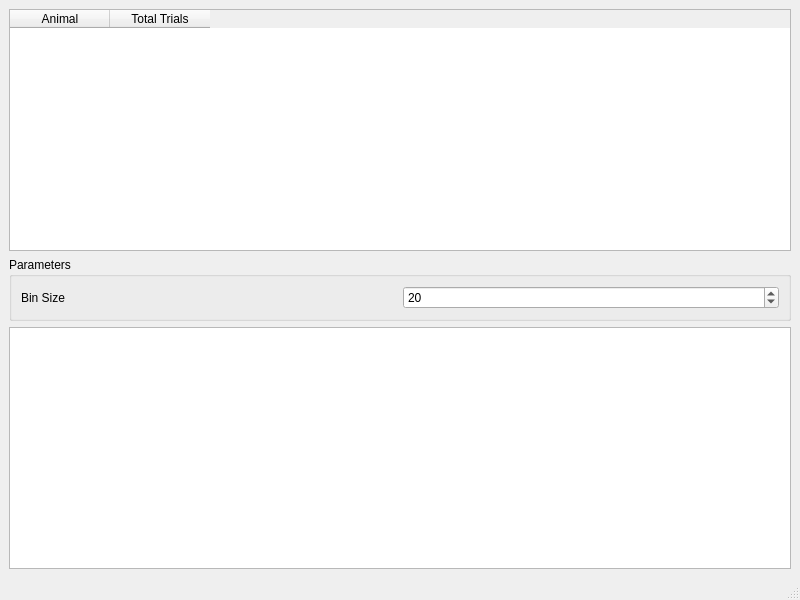
<?xml version="1.0" encoding="UTF-8"?>
<ui version="4.0">
 <class>MainWindow</class>
 <widget class="QMainWindow" name="MainWindow">
  <property name="geometry">
   <rect>
    <x>0</x>
    <y>0</y>
    <width>800</width>
    <height>600</height>
   </rect>
  </property>
  <property name="windowTitle">
   <string>Experiment Analysis</string>
  </property>
  <widget class="QWidget" name="centralwidget">
   <layout class="QGridLayout" name="gridLayout">
    <item row="2" column="0">
     <widget class="PlotWidget" name="animalPerformanceView"/>
    </item>
    <item row="0" column="0">
     <widget class="QTableWidget" name="experimentStatsTable">
      <property name="editTriggers">
       <set>QAbstractItemView::NoEditTriggers</set>
      </property>
      <property name="selectionMode">
       <enum>QAbstractItemView::ExtendedSelection</enum>
      </property>
      <column>
       <property name="text">
        <string>Animal</string>
       </property>
      </column>
      <column>
       <property name="text">
        <string>Total Trials</string>
       </property>
      </column>
     </widget>
    </item>
    <item row="1" column="0">
     <widget class="QGroupBox" name="groupBox">
      <property name="title">
       <string>Parameters</string>
      </property>
      <layout class="QGridLayout" name="gridLayout_2">
       <item row="1" column="1">
        <widget class="QSpinBox" name="binSizeSpin">
         <property name="minimum">
          <number>1</number>
         </property>
         <property name="maximum">
          <number>200</number>
         </property>
         <property name="value">
          <number>20</number>
         </property>
        </widget>
       </item>
       <item row="1" column="0">
        <widget class="QLabel" name="label">
         <property name="text">
          <string>Bin Size</string>
         </property>
        </widget>
       </item>
      </layout>
     </widget>
    </item>
   </layout>
  </widget>
  <widget class="QMenuBar" name="menubar">
   <property name="geometry">
    <rect>
     <x>0</x>
     <y>0</y>
     <width>800</width>
     <height>21</height>
    </rect>
   </property>
  </widget>
  <widget class="QStatusBar" name="statusbar"/>
 </widget>
 <customwidgets>
  <customwidget>
   <class>PlotWidget</class>
   <extends>QGraphicsView</extends>
   <header>pyqtgraph</header>
  </customwidget>
 </customwidgets>
 <resources/>
 <connections/>
</ui>
